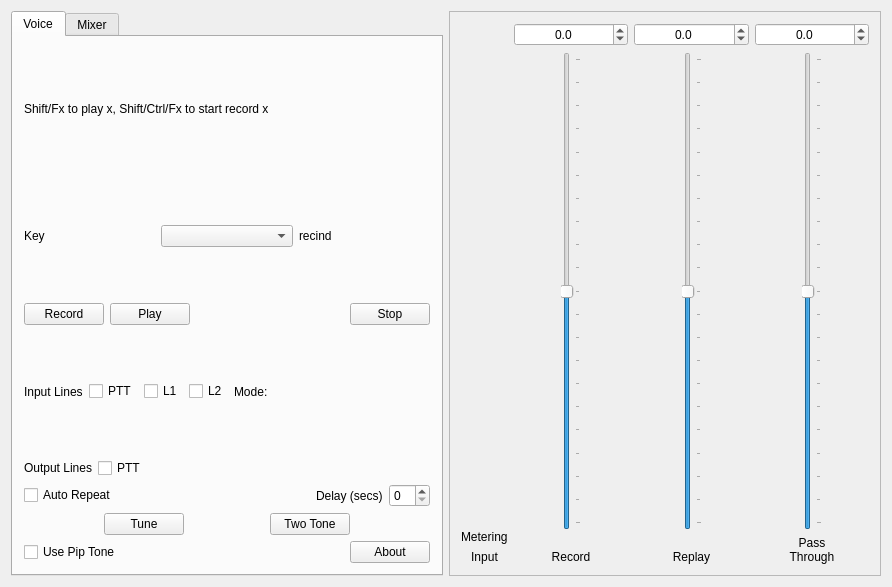
<?xml version="1.0" encoding="UTF-8"?>
<ui version="4.0">
 <class>KeyerMain</class>
 <widget class="QMainWindow" name="KeyerMain">
  <property name="geometry">
   <rect>
    <x>0</x>
    <y>0</y>
    <width>892</width>
    <height>587</height>
   </rect>
  </property>
  <property name="windowTitle">
   <string>Minos Voice Keyer</string>
  </property>
  <widget class="QWidget" name="centralWidget">
   <layout class="QHBoxLayout" name="horizontalLayout_15">
    <item>
     <widget class="QTabWidget" name="KeyerTabs">
      <property name="currentIndex">
       <number>0</number>
      </property>
      <widget class="QWidget" name="voiceTab">
       <attribute name="title">
        <string>Voice</string>
       </attribute>
       <layout class="QVBoxLayout" name="verticalLayout_2">
        <item>
         <widget class="QLabel" name="label_3">
          <property name="text">
           <string>Shift/Fx to play x, Shift/Ctrl/Fx to start record x</string>
          </property>
         </widget>
        </item>
        <item>
         <layout class="QHBoxLayout" name="horizontalLayout_3">
          <item>
           <widget class="QLabel" name="label_4">
            <property name="text">
             <string>Key</string>
            </property>
           </widget>
          </item>
          <item>
           <widget class="QComboBox" name="keyCombo"/>
          </item>
          <item>
           <widget class="QLabel" name="recind">
            <property name="text">
             <string>recind</string>
            </property>
           </widget>
          </item>
         </layout>
        </item>
        <item>
         <layout class="QHBoxLayout" name="horizontalLayout_4">
          <item>
           <widget class="QPushButton" name="recordButton">
            <property name="text">
             <string>Record</string>
            </property>
           </widget>
          </item>
          <item>
           <widget class="QPushButton" name="playButton">
            <property name="text">
             <string>Play</string>
            </property>
           </widget>
          </item>
          <item>
           <spacer name="horizontalSpacer_15">
            <property name="orientation">
             <enum>Qt::Horizontal</enum>
            </property>
            <property name="sizeHint" stdset="0">
             <size>
              <width>40</width>
              <height>20</height>
             </size>
            </property>
           </spacer>
          </item>
          <item>
           <widget class="QPushButton" name="stopButton">
            <property name="text">
             <string>Stop</string>
            </property>
           </widget>
          </item>
         </layout>
        </item>
        <item>
         <layout class="QHBoxLayout" name="horizontalLayout_5">
          <item>
           <widget class="QLabel" name="label_5">
            <property name="text">
             <string>Input Lines</string>
            </property>
           </widget>
          </item>
          <item>
           <widget class="QCheckBox" name="PTTReflectCheckBox">
            <property name="text">
             <string>PTT</string>
            </property>
           </widget>
          </item>
          <item>
           <widget class="QCheckBox" name="L1ReflectCheckBox">
            <property name="text">
             <string>L1</string>
            </property>
           </widget>
          </item>
          <item>
           <widget class="QCheckBox" name="L2ReflectCheckBox">
            <property name="text">
             <string>L2</string>
            </property>
           </widget>
          </item>
          <item>
           <widget class="QLabel" name="label_11">
            <property name="text">
             <string>Mode: </string>
            </property>
           </widget>
          </item>
          <item>
           <widget class="QLabel" name="modeLabel">
            <property name="text">
             <string/>
            </property>
           </widget>
          </item>
          <item>
           <spacer name="horizontalSpacer_8">
            <property name="orientation">
             <enum>Qt::Horizontal</enum>
            </property>
            <property name="sizeHint" stdset="0">
             <size>
              <width>40</width>
              <height>20</height>
             </size>
            </property>
           </spacer>
          </item>
         </layout>
        </item>
        <item>
         <layout class="QHBoxLayout" name="horizontalLayout_6">
          <item>
           <widget class="QLabel" name="label_6">
            <property name="text">
             <string>Output Lines</string>
            </property>
           </widget>
          </item>
          <item>
           <widget class="QCheckBox" name="PTTOutCheckBox">
            <property name="text">
             <string>PTT</string>
            </property>
           </widget>
          </item>
          <item>
           <spacer name="horizontalSpacer_9">
            <property name="orientation">
             <enum>Qt::Horizontal</enum>
            </property>
            <property name="sizeHint" stdset="0">
             <size>
              <width>40</width>
              <height>20</height>
             </size>
            </property>
           </spacer>
          </item>
         </layout>
        </item>
        <item>
         <layout class="QHBoxLayout" name="horizontalLayout_7">
          <item>
           <widget class="QCheckBox" name="AutoRepeatCheckBox">
            <property name="text">
             <string>Auto Repeat</string>
            </property>
           </widget>
          </item>
          <item>
           <spacer name="horizontalSpacer_3">
            <property name="orientation">
             <enum>Qt::Horizontal</enum>
            </property>
            <property name="sizeHint" stdset="0">
             <size>
              <width>40</width>
              <height>20</height>
             </size>
            </property>
           </spacer>
          </item>
          <item>
           <widget class="QLabel" name="label_7">
            <property name="text">
             <string>Delay (secs)</string>
            </property>
           </widget>
          </item>
          <item>
           <widget class="QSpinBox" name="delayEdit"/>
          </item>
         </layout>
        </item>
        <item>
         <layout class="QHBoxLayout" name="horizontalLayout_8">
          <item>
           <spacer name="horizontalSpacer_5">
            <property name="orientation">
             <enum>Qt::Horizontal</enum>
            </property>
            <property name="sizeHint" stdset="0">
             <size>
              <width>40</width>
              <height>20</height>
             </size>
            </property>
           </spacer>
          </item>
          <item>
           <widget class="QPushButton" name="tuneButton">
            <property name="text">
             <string>Tune</string>
            </property>
           </widget>
          </item>
          <item>
           <spacer name="horizontalSpacer_6">
            <property name="orientation">
             <enum>Qt::Horizontal</enum>
            </property>
            <property name="sizeHint" stdset="0">
             <size>
              <width>40</width>
              <height>20</height>
             </size>
            </property>
           </spacer>
          </item>
          <item>
           <widget class="QPushButton" name="twoToneButton">
            <property name="text">
             <string>Two Tone</string>
            </property>
           </widget>
          </item>
          <item>
           <spacer name="horizontalSpacer_7">
            <property name="orientation">
             <enum>Qt::Horizontal</enum>
            </property>
            <property name="sizeHint" stdset="0">
             <size>
              <width>40</width>
              <height>20</height>
             </size>
            </property>
           </spacer>
          </item>
         </layout>
        </item>
        <item>
         <layout class="QHBoxLayout" name="horizontalLayout_9">
          <item>
           <widget class="QCheckBox" name="PipCheckBox">
            <property name="text">
             <string>Use Pip Tone</string>
            </property>
           </widget>
          </item>
          <item>
           <spacer name="horizontalSpacer_4">
            <property name="orientation">
             <enum>Qt::Horizontal</enum>
            </property>
            <property name="sizeHint" stdset="0">
             <size>
              <width>40</width>
              <height>20</height>
             </size>
            </property>
           </spacer>
          </item>
          <item>
           <widget class="QPushButton" name="aboutButton">
            <property name="text">
             <string>About</string>
            </property>
           </widget>
          </item>
         </layout>
        </item>
       </layout>
      </widget>
      <widget class="QWidget" name="mixerTab">
       <attribute name="title">
        <string>Mixer</string>
       </attribute>
       <layout class="QVBoxLayout" name="verticalLayout_5">
        <item>
         <spacer name="verticalSpacer">
          <property name="orientation">
           <enum>Qt::Vertical</enum>
          </property>
          <property name="sizeHint" stdset="0">
           <size>
            <width>20</width>
            <height>21</height>
           </size>
          </property>
         </spacer>
        </item>
        <item>
         <layout class="QVBoxLayout" name="verticalLayout_4">
          <item>
           <widget class="QLabel" name="label">
            <property name="text">
             <string>Setup Script (alsactl)</string>
            </property>
           </widget>
          </item>
          <item>
           <layout class="QHBoxLayout" name="horizontalLayout_10">
            <item>
             <widget class="QLineEdit" name="setupScriptEdit"/>
            </item>
            <item>
             <widget class="QToolButton" name="setupBrowseButton">
              <property name="text">
               <string>...</string>
              </property>
             </widget>
            </item>
           </layout>
          </item>
         </layout>
        </item>
        <item>
         <layout class="QHBoxLayout" name="horizontalLayout_11">
          <item>
           <spacer name="horizontalSpacer">
            <property name="orientation">
             <enum>Qt::Horizontal</enum>
            </property>
            <property name="sizeHint" stdset="0">
             <size>
              <width>40</width>
              <height>20</height>
             </size>
            </property>
           </spacer>
          </item>
          <item>
           <widget class="QPushButton" name="saveAlsaButton">
            <property name="text">
             <string>Save Alsa Config</string>
            </property>
           </widget>
          </item>
          <item>
           <widget class="QPushButton" name="restoreAlsaButton">
            <property name="text">
             <string>Restore Alsa Config</string>
            </property>
           </widget>
          </item>
         </layout>
        </item>
        <item>
         <spacer name="verticalSpacer_4">
          <property name="orientation">
           <enum>Qt::Vertical</enum>
          </property>
          <property name="sizeHint" stdset="0">
           <size>
            <width>20</width>
            <height>20</height>
           </size>
          </property>
         </spacer>
        </item>
       </layout>
      </widget>
     </widget>
    </item>
    <item>
     <widget class="QFrame" name="frame">
      <property name="frameShape">
       <enum>QFrame::StyledPanel</enum>
      </property>
      <property name="frameShadow">
       <enum>QFrame::Raised</enum>
      </property>
      <layout class="QHBoxLayout" name="horizontalLayout_14">
       <item>
        <layout class="QVBoxLayout" name="verticalLayout">
         <item>
          <widget class="LevelMeter" name="levelMeter" native="true">
           <property name="sizePolicy">
            <sizepolicy hsizetype="Preferred" vsizetype="Expanding">
             <horstretch>0</horstretch>
             <verstretch>0</verstretch>
            </sizepolicy>
           </property>
          </widget>
         </item>
         <item>
          <widget class="QLabel" name="label_10">
           <property name="text">
            <string>Metering</string>
           </property>
          </widget>
         </item>
         <item>
          <widget class="QLabel" name="levelLabel">
           <property name="text">
            <string>Input</string>
           </property>
           <property name="alignment">
            <set>Qt::AlignCenter</set>
           </property>
          </widget>
         </item>
        </layout>
       </item>
       <item>
        <layout class="QVBoxLayout" name="verticalLayout_3">
         <item>
          <widget class="QDoubleSpinBox" name="recordValue">
           <property name="sizePolicy">
            <sizepolicy hsizetype="Expanding" vsizetype="Fixed">
             <horstretch>0</horstretch>
             <verstretch>0</verstretch>
            </sizepolicy>
           </property>
           <property name="alignment">
            <set>Qt::AlignCenter</set>
           </property>
           <property name="decimals">
            <number>1</number>
           </property>
           <property name="minimum">
            <double>-10.000000000000000</double>
           </property>
           <property name="maximum">
            <double>10.000000000000000</double>
           </property>
           <property name="singleStep">
            <double>0.100000000000000</double>
           </property>
          </widget>
         </item>
         <item>
          <layout class="QHBoxLayout" name="horizontalLayout">
           <item>
            <spacer name="horizontalSpacer_2">
             <property name="orientation">
              <enum>Qt::Horizontal</enum>
             </property>
             <property name="sizeHint" stdset="0">
              <size>
               <width>1</width>
               <height>20</height>
              </size>
             </property>
            </spacer>
           </item>
           <item>
            <widget class="QSlider" name="recordSlider">
             <property name="minimum">
              <number>-100</number>
             </property>
             <property name="maximum">
              <number>100</number>
             </property>
             <property name="orientation">
              <enum>Qt::Vertical</enum>
             </property>
             <property name="tickPosition">
              <enum>QSlider::TicksBelow</enum>
             </property>
             <property name="tickInterval">
              <number>10</number>
             </property>
            </widget>
           </item>
           <item>
            <spacer name="horizontalSpacer_10">
             <property name="orientation">
              <enum>Qt::Horizontal</enum>
             </property>
             <property name="sizeHint" stdset="0">
              <size>
               <width>1</width>
               <height>20</height>
              </size>
             </property>
            </spacer>
           </item>
          </layout>
         </item>
         <item>
          <widget class="QLabel" name="label_2">
           <property name="text">
            <string>
Record</string>
           </property>
           <property name="alignment">
            <set>Qt::AlignCenter</set>
           </property>
          </widget>
         </item>
        </layout>
       </item>
       <item>
        <layout class="QVBoxLayout" name="verticalLayout_6">
         <item>
          <widget class="QDoubleSpinBox" name="replayValue">
           <property name="sizePolicy">
            <sizepolicy hsizetype="Expanding" vsizetype="Fixed">
             <horstretch>0</horstretch>
             <verstretch>0</verstretch>
            </sizepolicy>
           </property>
           <property name="alignment">
            <set>Qt::AlignCenter</set>
           </property>
           <property name="decimals">
            <number>1</number>
           </property>
           <property name="minimum">
            <double>-10.000000000000000</double>
           </property>
           <property name="maximum">
            <double>10.000000000000000</double>
           </property>
           <property name="singleStep">
            <double>0.100000000000000</double>
           </property>
          </widget>
         </item>
         <item>
          <layout class="QHBoxLayout" name="horizontalLayout_2">
           <item>
            <spacer name="horizontalSpacer_12">
             <property name="orientation">
              <enum>Qt::Horizontal</enum>
             </property>
             <property name="sizeHint" stdset="0">
              <size>
               <width>1</width>
               <height>20</height>
              </size>
             </property>
            </spacer>
           </item>
           <item>
            <widget class="QSlider" name="replaySlider">
             <property name="minimum">
              <number>-100</number>
             </property>
             <property name="maximum">
              <number>100</number>
             </property>
             <property name="orientation">
              <enum>Qt::Vertical</enum>
             </property>
             <property name="tickPosition">
              <enum>QSlider::TicksBelow</enum>
             </property>
             <property name="tickInterval">
              <number>10</number>
             </property>
            </widget>
           </item>
           <item>
            <spacer name="horizontalSpacer_11">
             <property name="orientation">
              <enum>Qt::Horizontal</enum>
             </property>
             <property name="sizeHint" stdset="0">
              <size>
               <width>1</width>
               <height>20</height>
              </size>
             </property>
            </spacer>
           </item>
          </layout>
         </item>
         <item>
          <widget class="QLabel" name="label_8">
           <property name="text">
            <string>
Replay</string>
           </property>
           <property name="alignment">
            <set>Qt::AlignCenter</set>
           </property>
          </widget>
         </item>
        </layout>
       </item>
       <item>
        <layout class="QVBoxLayout" name="verticalLayout_7">
         <item>
          <widget class="QDoubleSpinBox" name="passThroughValue">
           <property name="sizePolicy">
            <sizepolicy hsizetype="Expanding" vsizetype="Fixed">
             <horstretch>0</horstretch>
             <verstretch>0</verstretch>
            </sizepolicy>
           </property>
           <property name="alignment">
            <set>Qt::AlignCenter</set>
           </property>
           <property name="decimals">
            <number>1</number>
           </property>
           <property name="minimum">
            <double>-10.000000000000000</double>
           </property>
           <property name="maximum">
            <double>10.000000000000000</double>
           </property>
           <property name="singleStep">
            <double>0.100000000000000</double>
           </property>
          </widget>
         </item>
         <item>
          <layout class="QHBoxLayout" name="horizontalLayout_13">
           <item>
            <spacer name="horizontalSpacer_13">
             <property name="orientation">
              <enum>Qt::Horizontal</enum>
             </property>
             <property name="sizeHint" stdset="0">
              <size>
               <width>1</width>
               <height>20</height>
              </size>
             </property>
            </spacer>
           </item>
           <item>
            <widget class="QSlider" name="passThroughSlider">
             <property name="minimum">
              <number>-100</number>
             </property>
             <property name="maximum">
              <number>100</number>
             </property>
             <property name="orientation">
              <enum>Qt::Vertical</enum>
             </property>
             <property name="tickPosition">
              <enum>QSlider::TicksBelow</enum>
             </property>
             <property name="tickInterval">
              <number>10</number>
             </property>
            </widget>
           </item>
           <item>
            <spacer name="horizontalSpacer_14">
             <property name="orientation">
              <enum>Qt::Horizontal</enum>
             </property>
             <property name="sizeHint" stdset="0">
              <size>
               <width>1</width>
               <height>20</height>
              </size>
             </property>
            </spacer>
           </item>
          </layout>
         </item>
         <item>
          <widget class="QLabel" name="label_9">
           <property name="text">
            <string>Pass
Through</string>
           </property>
           <property name="alignment">
            <set>Qt::AlignCenter</set>
           </property>
           <property name="wordWrap">
            <bool>true</bool>
           </property>
          </widget>
         </item>
        </layout>
       </item>
      </layout>
     </widget>
    </item>
   </layout>
  </widget>
 </widget>
 <layoutdefault spacing="6" margin="11"/>
 <customwidgets>
  <customwidget>
   <class>LevelMeter</class>
   <extends>QWidget</extends>
   <header>levelmeter.h</header>
   <container>1</container>
  </customwidget>
 </customwidgets>
 <resources/>
 <connections/>
</ui>
